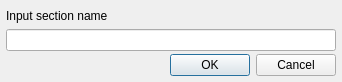
<ui version="4.0" >
 <class>uoInputId</class>
 <widget class="QDialog" name="uoInputId" >
  <property name="windowModality" >
   <enum>Qt::WindowModal</enum>
  </property>
  <property name="geometry" >
   <rect>
    <x>0</x>
    <y>0</y>
    <width>342</width>
    <height>82</height>
   </rect>
  </property>
  <property name="windowTitle" >
   <string>Input name</string>
  </property>
  <layout class="QGridLayout" >
   <property name="leftMargin" >
    <number>6</number>
   </property>
   <property name="topMargin" >
    <number>6</number>
   </property>
   <property name="rightMargin" >
    <number>6</number>
   </property>
   <property name="bottomMargin" >
    <number>6</number>
   </property>
   <item row="0" column="0" >
    <layout class="QVBoxLayout" >
     <property name="spacing" >
      <number>3</number>
     </property>
     <item>
      <widget class="QLabel" name="label" >
       <property name="text" >
        <string>Input section name</string>
       </property>
      </widget>
     </item>
     <item>
      <widget class="QLineEdit" name="m_name" />
     </item>
     <item>
      <layout class="QHBoxLayout" >
       <item>
        <spacer>
         <property name="orientation" >
          <enum>Qt::Horizontal</enum>
         </property>
         <property name="sizeHint" >
          <size>
           <width>40</width>
           <height>20</height>
          </size>
         </property>
        </spacer>
       </item>
       <item>
        <widget class="QPushButton" name="btnOk" >
         <property name="text" >
          <string>OK</string>
         </property>
         <property name="icon" >
          <iconset resource="../uoReport.qrc" >:/image/apply.png</iconset>
         </property>
         <property name="default" >
          <bool>true</bool>
         </property>
        </widget>
       </item>
       <item>
        <widget class="QPushButton" name="btnCansel" >
         <property name="text" >
          <string>Cancel</string>
         </property>
         <property name="icon" >
          <iconset resource="../uoReport.qrc" >:/image/cancel_16x16.png</iconset>
         </property>
        </widget>
       </item>
      </layout>
     </item>
    </layout>
   </item>
  </layout>
 </widget>
 <layoutdefault spacing="6" margin="9" />
 <tabstops>
  <tabstop>m_name</tabstop>
 </tabstops>
 <includes/>
 <resources>
  <include location="../uoReport.qrc" />
 </resources>
 <connections>
  <connection>
   <sender>btnOk</sender>
   <signal>clicked()</signal>
   <receiver>uoInputId</receiver>
   <slot>accept()</slot>
   <hints>
    <hint type="sourcelabel" >
     <x>212</x>
     <y>60</y>
    </hint>
    <hint type="destinationlabel" >
     <x>170</x>
     <y>40</y>
    </hint>
   </hints>
  </connection>
  <connection>
   <sender>btnCansel</sender>
   <signal>clicked()</signal>
   <receiver>uoInputId</receiver>
   <slot>reject()</slot>
   <hints>
    <hint type="sourcelabel" >
     <x>295</x>
     <y>60</y>
    </hint>
    <hint type="destinationlabel" >
     <x>170</x>
     <y>40</y>
    </hint>
   </hints>
  </connection>
 </connections>
</ui>
